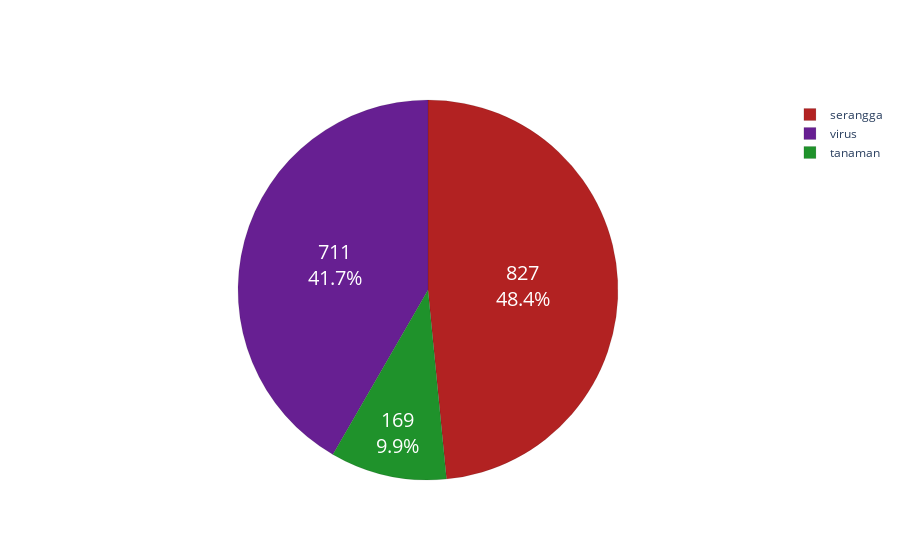

Notebook source saved alongside this figure:
### Markdown cell above
## proporsi

### Code cell
# cuma tampilan
import plotly.graph_objects as go

data = df_node.groupby(['group','color']).agg({'group': ['count'], }).reset_index().sort_values(
    ('group', 'count'),ascending=False
).reset_index(drop=True).values
labels = [i[0] for i in data]
colors = [i[1] for i in data]
slices = [i[2] for i in data]

fig = go.Figure(data=[go.Pie(labels=labels,values=slices)])
fig.update_traces(hoverinfo='label+percent', textinfo='value+percent', textfont_size=20, marker=dict(colors=colors, line=dict(color='#000000', width=0.1)))
fig.show()

### Figure 1 — Plotly figure (JSON) as saved in the notebook; plotly's stock layout.template omitted (floating-point values rounded to 4 significant figures)
{"data": [{"hoverinfo": "label+percent", "labels": ["serangga", "virus", "tanaman"], "marker": {"colors": ["#b22222", "#671f92", "#1f922b"], "line": {"color": "#000000", "width": 0.1}}, "textfont": {"size": 20}, "textinfo": "value+percent", "type": "pie", "values": [827, 711, 169]}], "layout": {}}
